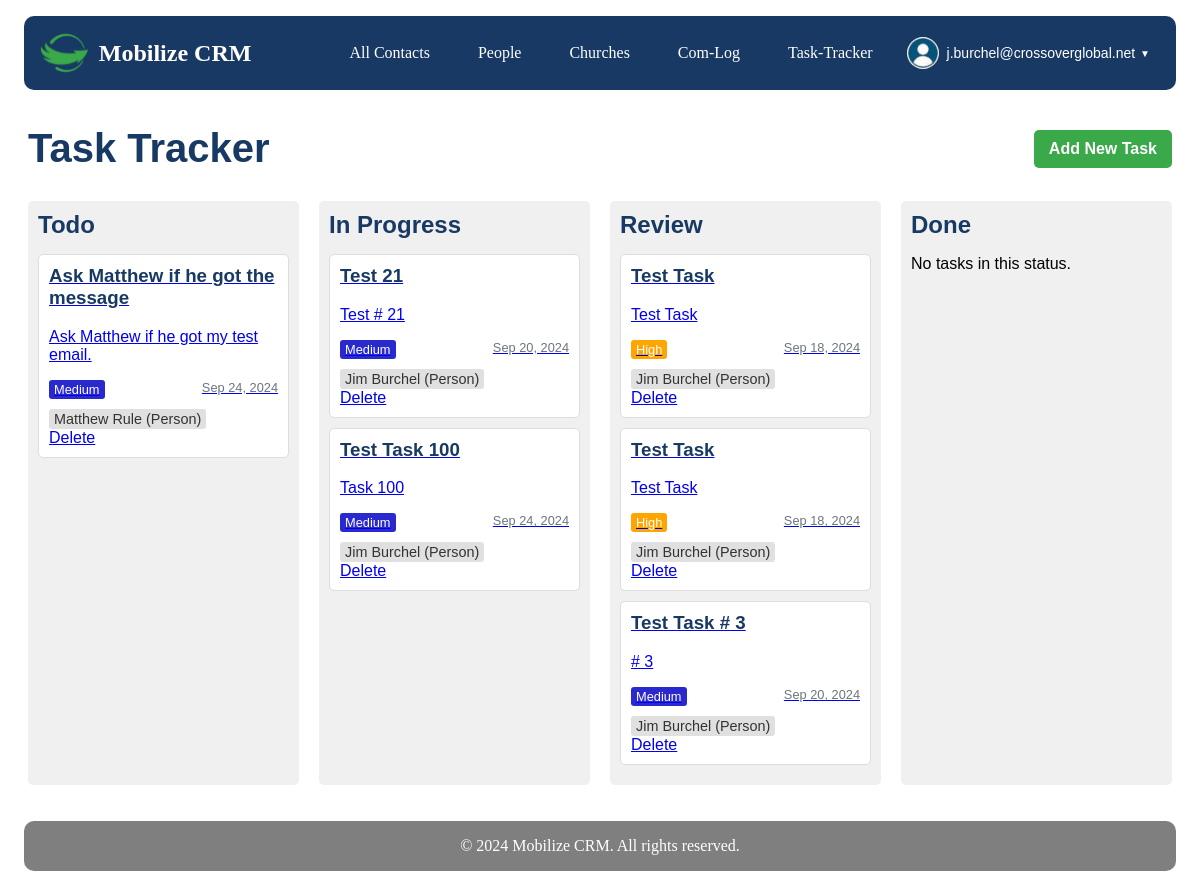
Before: /task-tracker/ (signed in) with the older database file.
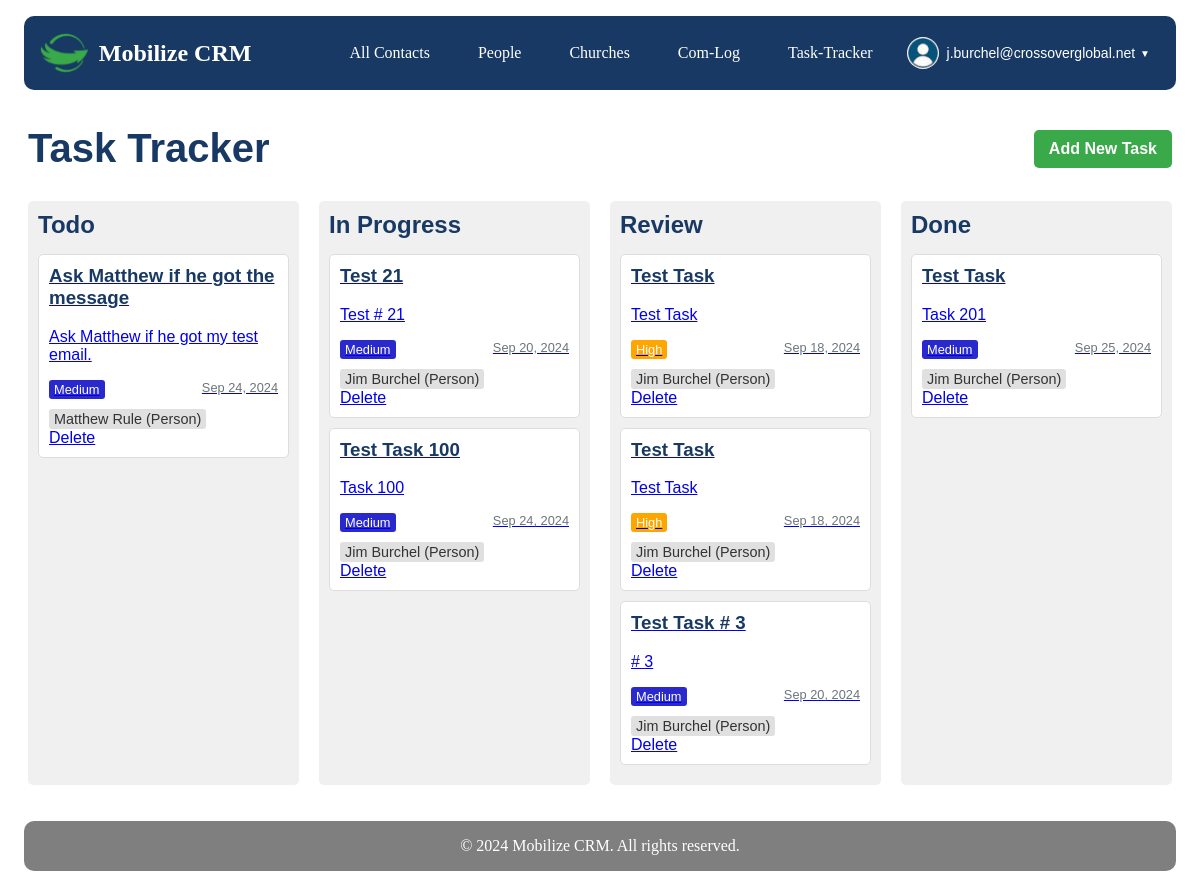
After: the same page with the newer database file.
### task_tracker/models.py (models this page shows, shortened)
class Task(models.Model):
    STATUS_CHOICES = [
        ('todo', 'To Do'),
        ('in progress', 'In Progress'),
        ('review', 'Review'),
        ('done', 'Done'),
    ]
    PRIORITY_CHOICES = [
        ('low', 'Low'),
        ('medium', 'Medium'),
        ('high', 'High'),
        ('urgent', 'Urgent'),
    ]
    REMINDER_CHOICES = [
        ('15_min', '15 minutes before'),
        ('30_min', '30 minutes before'),
        ('1_hour', '1 hour before'),
        ('2_hours', '2 hours before'),
        ('1_day', '1 day before'),
        ('1_week', '1 week before'),
        ('custom', 'Custom'),
    ]
    title = models.CharField(max_length=200)
    description = models.TextField(blank=True)
    status = models.CharField(max_length=20, choices=STATUS_CHOICES, default='todo')
    priority = models.CharField(max_length=20, choices=PRIORITY_CHOICES, default='medium')
    assigned_to = models.ForeignKey(User, on_delete=models.SET_NULL, null=True, blank=True, related_name='assigned_tasks')
    created_by = models.ForeignKey(User, on_delete=models.CASCADE, related_name='created_tasks')
    created_at = models.DateTimeField(auto_now_add=True)
    updated_at = models.DateTimeField(auto_now=True)
    due_date = models.DateTimeField(default=timezone.now, null=True, blank=True)
    contact = models.ForeignKey(Contact, on_delete=models.SET_NULL, null=True, blank=True, related_name='tasks')
    google_calendar_event_id = models.CharField(max_length=255, blank=True, null=True)
    reminder = models.CharField(max_length=20, choices=REMINDER_CHOICES, default='30_min')
    custom_reminder = models.IntegerField(null=True, blank=True, help_text="Custom reminder time in minutes")
    class Meta:
        ordering = ['-created_at']

### contacts/models.py (models this page shows, shortened)
class Contact(models.Model):
    STATE = (
        ('al', 'AL'), ('ak', 'AK'), ('az', 'AZ'), ('ar', 'AR'), ('ca', 'CA'),('co', 'CO'),('ct', 'CT'),('de', 'DE'), ('fl', 'FL'), ('ga', 'GA'),
        ('hi', 'HI'), ('id', 'ID'), ('il', 'IL'), ('in', 'IN'), ('ia', 'IA'), ('ks', 'KS'), ('ky', 'KY'), ('la', 'LA'), ('me', 'ME'),
        ('md', 'MD'), ('ma', 'MA'), ('mi', 'MI'), ('mn', 'MN'), ('ms', 'MS'), ('mo', 'MO'), ('mt', 'MT'), ('ne', 'NE'), ('nv', 'NV'),
        ('nh', 'NH'), ('nj', 'NJ'), ('nm', 'NM'), ('ny', 'NY'), ('nc', 'NC'), ('nd', 'ND'), ('oh', 'OH'), ('ok', 'OK'), ('or', 'OR'),
        ('pa', 'PA'), ('ri', 'RI'), ('sc', 'SC'), ('sd', 'SD'), ('tn', 'TN'), ('tx', 'TX'), ('ut', 'UT'), ('vt', 'VT'), ('va', 'VA'),
        ('wa', 'WA'), ('wv', 'WV'), ('wi', 'WI'), ('wy', 'WY'),('dc', 'DC')
    )
    PREFERRED_CONTACT_METHODS = (
        ('email', 'Email'),('phone', 'Phone'),('text', 'Text'),('Facebook Messanger',
        'Facebook Messanger'),('whatsapp', 'Whatsapp'),('groupme', 'Groupme'),('signal', 'Signal'),('other', 'Other')
    )
    church_name = models.CharField(max_length=100, null=True, blank=True)
    first_name = models.CharField(max_length=100)
    last_name = models.CharField(max_length=100)
    image = models.ImageField(upload_to=get_image_path, null=True, blank=True)
    preferred_contact_method = models.CharField(max_length=100, choices=PREFERRED_CONTACT_METHODS)
    phone = models.CharField(max_length=50)
    email = models.EmailField()
    street_address = models.CharField(max_length=200, null=True, blank=True)
    city = models.CharField(max_length=100, null=True, blank=True)
    state = models.CharField(max_length=2, choices=STATE, null=True, blank=True)
    zip_code = models.CharField(max_length=10, null=True, blank=True)
    initial_notes = models.TextField(null=True, blank=True)
    date_created = models.DateField(auto_now_add=True,null=True, blank=True)
    date_modified = models.DateField(auto_now=True,null=True, blank=True)
    com_log = GenericRelation(ComLog)

### task_tracker/views.py (the view)
# urls.py: path('', views.TaskListView.as_view(), name='task_list'),
@method_decorator(login_required, name='dispatch')
class TaskListView(ListView):
    model = Task
    template_name = 'task_tracker/task_list.html'
    context_object_name = 'tasks'
    def get_context_data(self, **kwargs):
        context = super().get_context_data(**kwargs)
        context['task_statuses'] = {
            'todo': Task.objects.filter(status='todo').order_by('due_date'),
            'in progress': Task.objects.filter(status='in progress').order_by('due_date'),
            'review': Task.objects.filter(status='review').order_by('due_date'),
            'done': Task.objects.filter(status='done').order_by('due_date')
        }
        return context

### task_tracker/templates/task_tracker/task_list.html (shortened to what this page needs)
{% extends 'core/base.html' %}
{% load static %}
{% block extra_css %}
<link rel="stylesheet" href="{% static 'css/task_list.css' %}">
{% endblock %}
{% block content %}
<div class="container task-tracker-container">
    <div class="task-header">
        <h1 id="task-tracker" class="task-title">Task Tracker</h1>
        <a href="{% url 'task_tracker:task_create' %}" class="btn btn-primary">Add New Task</a>
    </div>
    <div class="task-board">
        {% for status, tasks in task_statuses.items %}
        <div class="task-column">
            <h2>{{ status|title }}</h2>
            <div id="{{ status }}" class="task-list">
                {% for task in tasks %}
                <div class="task-card" draggable="true" data-task-id="{{ task.id }}">
                    <a href="{% url 'task_tracker:task_update' task.id %}">
                        <h3>{{ task.title }}</h3>
                        <p>{{ task.description|truncatewords:20 }}</p>
                        <div class="task-meta">
                            <span class="priority {{ task.priority }}">{{ task.get_priority_display }}</span>
                            <span class="due-date">{{ task.due_date|date:"M d, Y" }}</span>
                        </div>
                        {% if task.contact %}
                        <div class="task-contact">
                            {% if task.contact.church %}
                            <a href="{% url 'contacts:church_detail' task.contact.church.id %}" class="contact-link">
                                {{ task.contact.church.church_name }} (Church)
                            </a>
                            {% elif task.contact.people %}
                            <a href="{% url 'contacts:person_detail' task.contact.people.id %}" class="contact-link">
                                {{ task.contact.people.first_name }} {{ task.contact.people.last_name }} (Person)
                            </a>
                            {% else %}
                            <span class="contact-link">{{ task.contact }} (Unknown type)</span>
                            {% endif %}
                        </div>
                        {% endif %}
                    </a>
                    <a href="{% url 'task_tracker:task_delete' task.id %}" class="task-delete-link">Delete</a>
                </div>
                {% empty %}
                <p class="no-tasks-message">No tasks in this status.</p>
                {% endfor %}
            </div>
        </div>
        {% endfor %}
    </div>
</div>
{% endblock %}

Changed rows visible on the page:
added Task: title "Test Task", description "Task 201", priority "Medium", due_date "Sep 25, 2024", contact.people.first_name "Jim", contact.people.last_name "Burchel", shown under "Done"
Other visible differences:
list line gone: "No tasks in this status."
